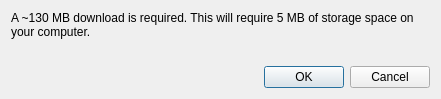
<?xml version="1.0" encoding="UTF-8"?>
<ui version="4.0">
 <class>Dialog</class>
 <widget class="QDialog" name="Dialog">
  <property name="geometry">
   <rect>
    <x>0</x>
    <y>0</y>
    <width>441</width>
    <height>99</height>
   </rect>
  </property>
  <property name="windowTitle">
   <string>Download required</string>
  </property>
  <layout class="QVBoxLayout" name="verticalLayout">
   <item>
    <widget class="QLabel" name="label">
     <property name="text">
      <string>A ~130 MB download is required. This will require 5 MB of storage space on your computer.</string>
     </property>
     <property name="alignment">
      <set>Qt::AlignLeading|Qt::AlignLeft|Qt::AlignTop</set>
     </property>
     <property name="wordWrap">
      <bool>true</bool>
     </property>
    </widget>
   </item>
   <item>
    <widget class="QDialogButtonBox" name="buttonBox">
     <property name="orientation">
      <enum>Qt::Horizontal</enum>
     </property>
     <property name="standardButtons">
      <set>QDialogButtonBox::Cancel|QDialogButtonBox::Ok</set>
     </property>
    </widget>
   </item>
  </layout>
 </widget>
 <resources/>
 <connections>
  <connection>
   <sender>buttonBox</sender>
   <signal>accepted()</signal>
   <receiver>Dialog</receiver>
   <slot>accept()</slot>
   <hints>
    <hint type="sourcelabel">
     <x>248</x>
     <y>254</y>
    </hint>
    <hint type="destinationlabel">
     <x>157</x>
     <y>274</y>
    </hint>
   </hints>
  </connection>
  <connection>
   <sender>buttonBox</sender>
   <signal>rejected()</signal>
   <receiver>Dialog</receiver>
   <slot>reject()</slot>
   <hints>
    <hint type="sourcelabel">
     <x>316</x>
     <y>260</y>
    </hint>
    <hint type="destinationlabel">
     <x>286</x>
     <y>274</y>
    </hint>
   </hints>
  </connection>
 </connections>
</ui>
